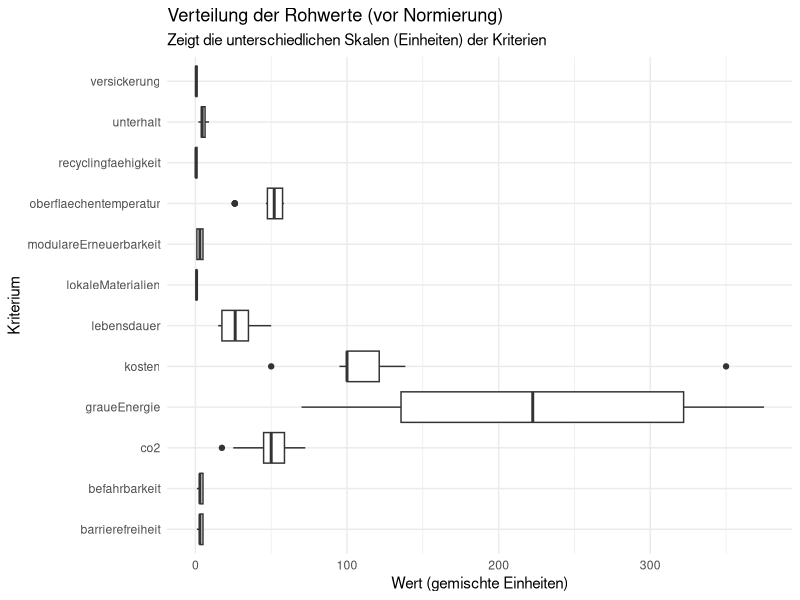
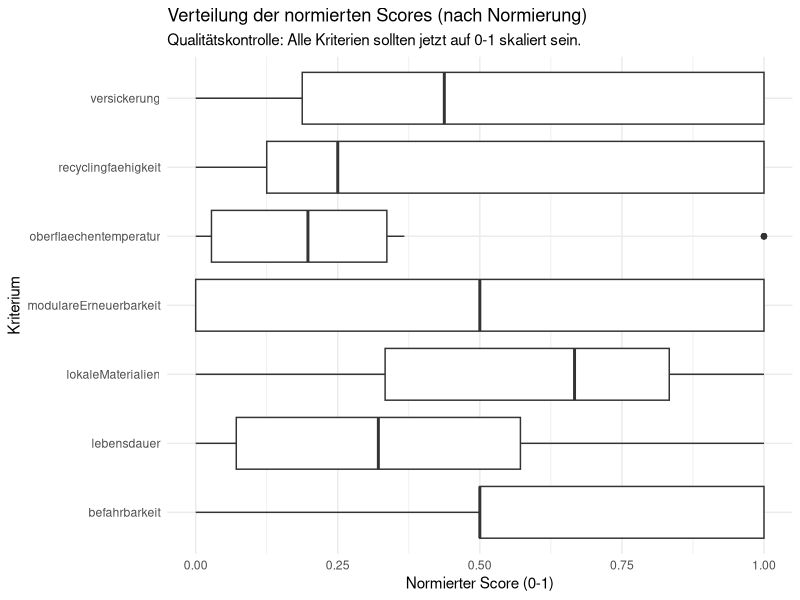
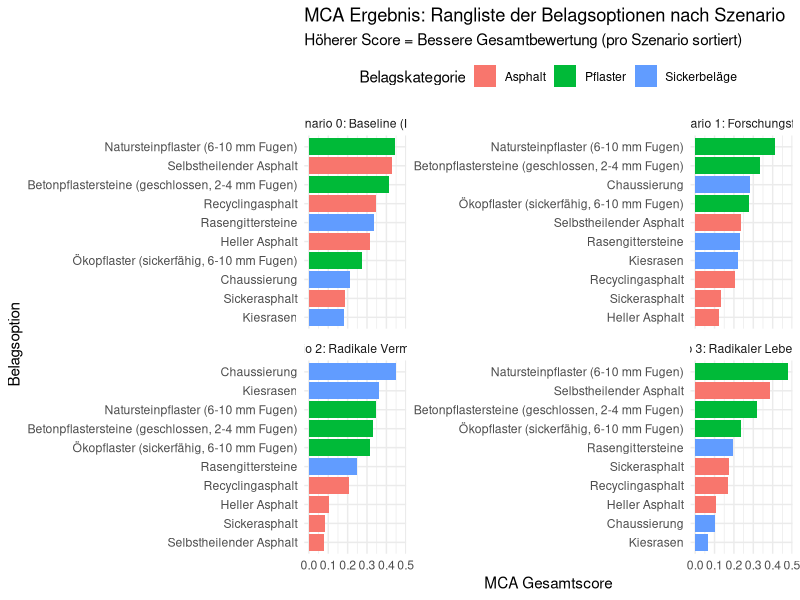
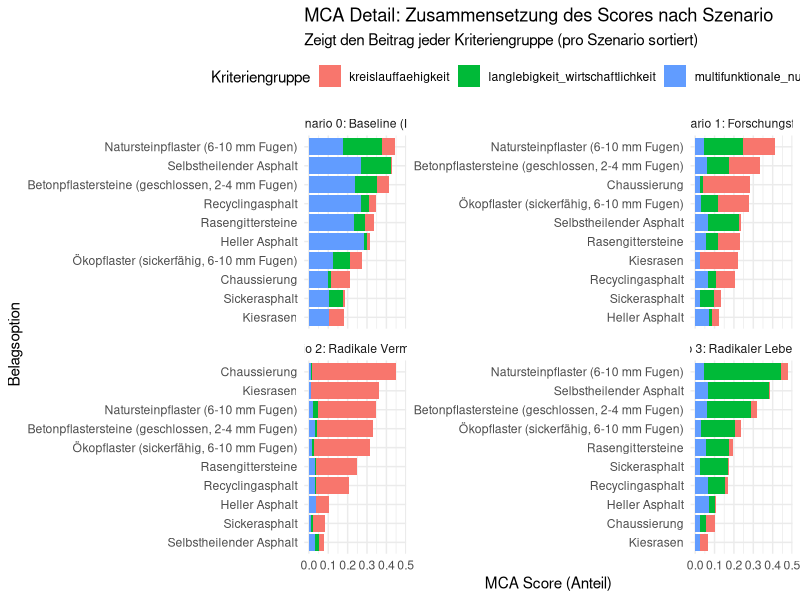
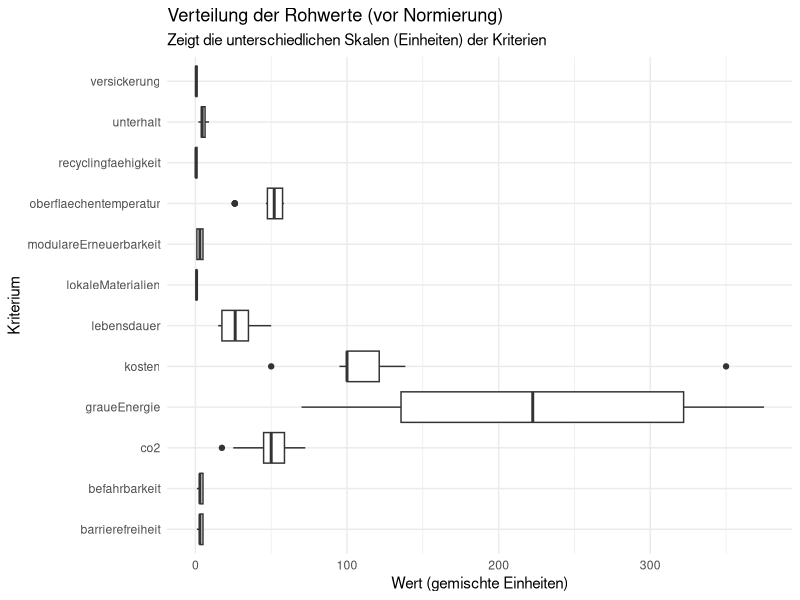
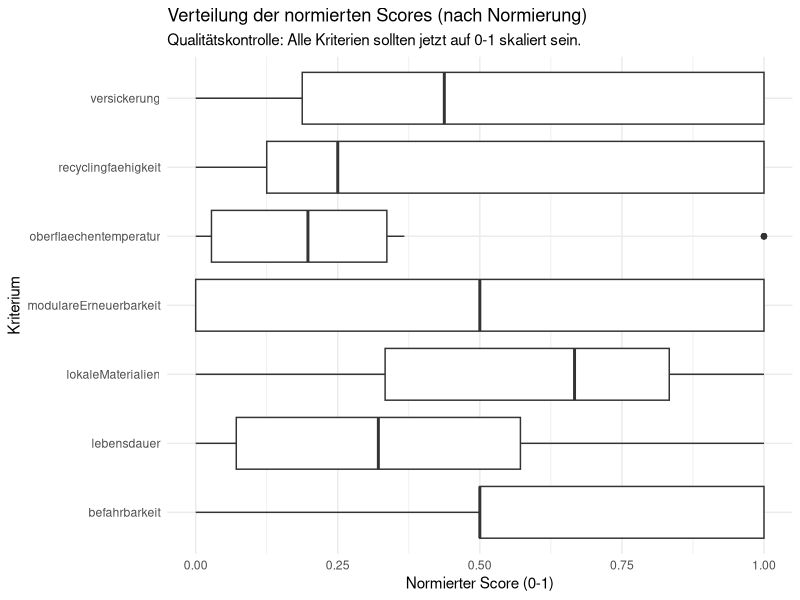
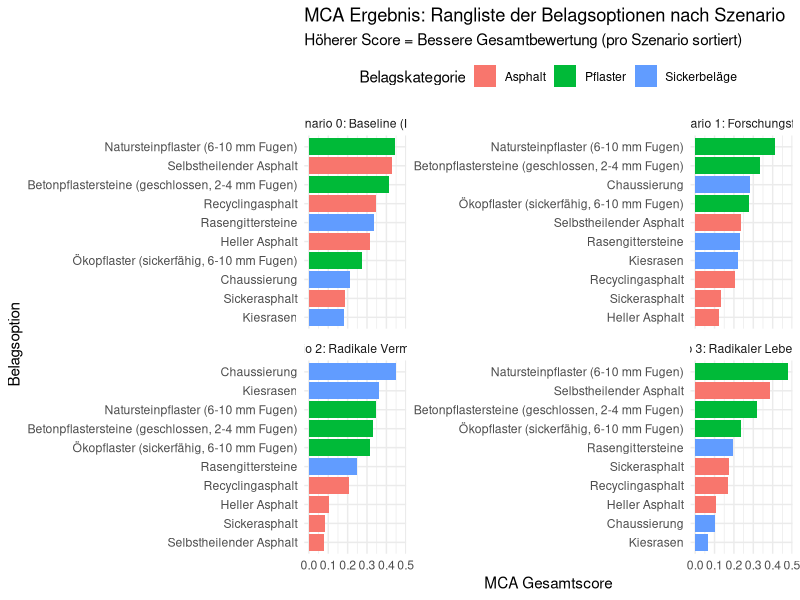
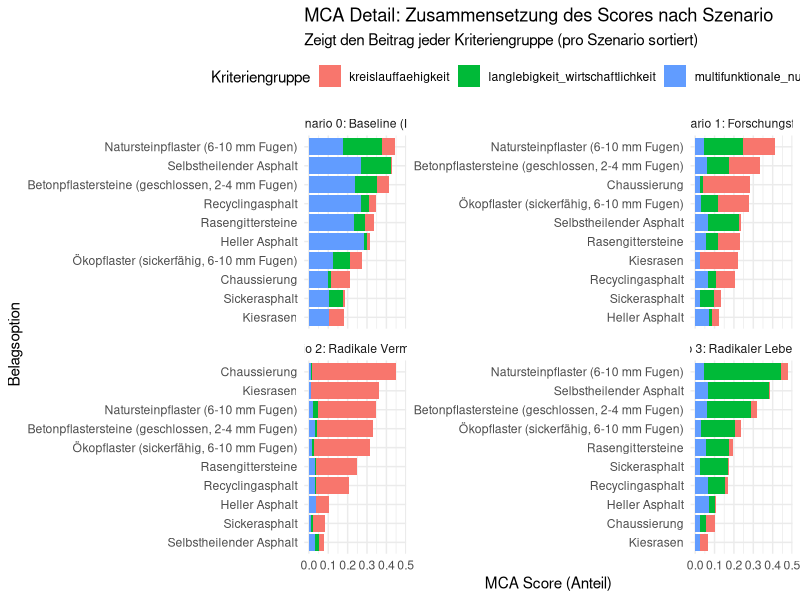

The R script that drew these images, in order: (Note: this script raises an error after producing the figures.)
## ---- chunk 1

library(tidyverse)
library(readr)
library(ggplot2)
library(forcats)
library(tidytext)

## ---- chunk 2

## 1. Daten Importieren

# Liest die Rohdaten für die Beläge ein
df_belaege_raw <- read_delim(
  "01_data_input/Belaege_normiert.csv",
  delim = ";"
)

# Liest die Gewichtungen für alle vier Szenarien ein
weights_s0_raw <- read_delim(
  "01_data_input/Belaege_Gewichtung_Szenario0.csv",
  delim = ";"
)
weights_s1_raw <- read_delim(
  "01_data_input/Belaege_Gewichtung_Szenario1.csv",
  delim = ";"
)
weights_s2_raw <- read_delim(
  "01_data_input/Belaege_Gewichtung_Szenario2.csv",
  delim = ";"
)
weights_s3_raw <- read_delim(
  "01_data_input/Belaege_Gewichtung_Szenario3.csv",
  delim = ";"
)
## ---- chunk 3

# A. Bereinigung der Rohdaten (Belaege_normiert.csv)
df_belaege <- df_belaege_raw %>%
  select(belagskategorie, option, everything()) 

# B. Bereinigung der Gewichtungen (ALLE SZENARIEN)
# Wir fügen den Roh-Dateien die Szenario-Namen hinzu
df_weights_s0 <- weights_s0_raw %>%
  mutate(szenario = "Szenario 0: Baseline (IST)")
df_weights_s1 <- weights_s1_raw %>%
  mutate(szenario = "Szenario 1: Forschungsfokus")
df_weights_s2 <- weights_s2_raw %>%
  mutate(szenario = "Szenario 2: Radikale Vermeidung")
df_weights_s3 <- weights_s3_raw %>%
  mutate(szenario = "Szenario 3: Radikaler Lebenszyklus")

# Jetzt binden wir sie zu einer finalen Gewichtungs-Tabelle zusammen
df_weights <- bind_rows(df_weights_s0, df_weights_s1, df_weights_s2, df_weights_s3) %>%

# Berechne das Gesamtgewicht (gewicht) aus den Rohspalten,
mutate(
  gewicht = group_weight * within_group_weight
) %>%
 
# umbenennen für den Join
rename(
  bewertungskategorie = criterion_id
) %>%
  
# Auswählen der Spalten, die der Rest des Skripts braucht
select(szenario, bewertungskategorie, gewicht, group_id)

print(df_weights, n = 48)

## ---- chunk 4
# 3.1 Wide-to-Long: Transformation der Rohdaten
# Ziel: Die Kriterien-Spalten (z.B. lebensdauer, kosten) in Zeilen umwandeln,
# damit sie mit der Gewichtungstabelle verknüpft werden kann.

df_belaege_long <- df_belaege %>%
  pivot_longer(
    # Wählt alle Spalten von 'lebensdauer' bis 'barrierefreiheit' aus.
    cols = c(lebensdauer:barrierefreiheit), 
    # Die Spaltennamen (z.B. "lebensdauer") kommen in die neue Spalte "bewertungskategorie".
    names_to = "bewertungskategorie", 
    # Die Werte (z.B. 22.5) kommen in die neue Spalte "wert".
    values_to = "wert"
  )

# 3.2 JOIN: Verknüpfung der Long-Tabelle mit der Gewichtungstabelle
# Ziel: Jede Kriteriums-Zeile (z.B. "lebensdauer") mit ihrem 
# entsprechenden Gewicht (z.B. 0.1) anreichern.

df_belaege_joined <- df_belaege_long %>%
  # Verknüpft die 'df_belaege_long' (linke Tabelle) mit 'df_weights' (rechte Tabelle).
  # Die Verknüpfung ("der Schlüssel") ist die Spalte "bewertungskategorie",
  # die jetzt in beiden Tabellen identisch heisst.
  left_join(df_weights, by = "bewertungskategorie",# Diese Zeile sagt R, dass wir den Many-to-Many-Join erwarten
            relationship = "many-to-many" 
  )


## ---- chunk 5

# Boxplot der Rohwerte
plot_rohwerte <- ggplot(df_belaege_joined, aes(x = bewertungskategorie, y = wert)) +
  geom_boxplot() +
  # coord_flip() dreht die Achsen, damit die Namen lesbar sind
  coord_flip() +
  labs(
    title = "Verteilung der Rohwerte (vor Normierung)",
    subtitle = "Zeigt die unterschiedlichen Skalen (Einheiten) der Kriterien",
    x = "Kriterium",
    y = "Wert (gemischte Einheiten)"
  ) +
  theme_minimal()

print(plot_rohwerte)
ggsave("02_export/plots/check_01_rohwerte_verteilung.png", plot = plot_rohwerte, width = 10, height = 7)

## ---- chunk 6

# 5.1 Definieren, welche Kriterien 'schlechter' sind, wenn sie 'höher' sind

kriterien_lower_is_better <- c(
  "kosten", 
  "unterhalt", 
  "co2", 
  "graueEnergie",
  "oberflaechentemperatur" 
)

# 5.2 Min-Max-Skalierung (Normierung)
# Aufgeteilt in zwei Schritte für die Überprüfung

# Schritt 5.2a: Min/Max-Werte berechnen und in einer Zwischentabelle speichern
df_belaege_with_minmax <- df_belaege_joined %>%
  filter(!is.na(wert)) %>% # NAs im Wert ignorieren
  filter(!is.na(gewicht)) %>% # NAs im Gewicht ignorieren (wichtig!)
  group_by(bewertungskategorie) %>%
  # 1. Min und Max für jedes Kriterium finden
  mutate(
    min_wert = min(wert, na.rm = TRUE),
    max_wert = max(wert, na.rm = TRUE)
  ) %>%
  ungroup()

# Überprüfung der Min/Max-Werte: Erstellt eine kleine, saubere Tabelle, die nur die Min/Max-Werte zeigt
df_min_max_summary <- df_belaege_with_minmax %>%
  select(bewertungskategorie, min_wert, max_wert) %>%
  distinct() # Zeigt jede Kategorie nur einmal an

print("--- Min/Max-Werte pro Kriterium (für Normierung) ---")
print(df_min_max_summary)
# --------------------------------------------------------


# Schritt 5.2b: Skalierung auf 0-1 berechnen
# Wir nehmen die Tabelle aus 5.2a und rechnen weiter
df_belaege_normalized <- df_belaege_with_minmax %>%
  # 2. Skalieren auf 0-1
  mutate(
    # Sonderfall: Wenn Min und Max gleich sind (nur ein Wert), setze Score auf 1
    score_normiert = case_when(
      (max_wert - min_wert) == 0 ~ 1,
      
      # Normale Skalierung (higher is better), ! bedeutet NICHT in kriterien_lower_is_better Liste enthalten
      !(bewertungskategorie %in% kriterien_lower_is_better) ~ (wert - min_wert) / (max_wert - min_wert),
      
      # Invertierte Skalierung (lower is better)
      bewertungskategorie %in% kriterien_lower_is_better ~ 1 - ((wert - min_wert) / (max_wert - min_wert))
    )
  )

## ---- chunk 7
# Boxplot der normierten Scores
plot_normiert <- ggplot(df_belaege_normalized, aes(x = bewertungskategorie, y = score_normiert)) +
  geom_boxplot() +
  coord_flip() +
  # Setzt die Y-Achse fix auf 0 bis 1
  scale_y_continuous(limits = c(0, 1)) +
  labs(
    title = "Verteilung der normierten Scores (nach Normierung)",
    subtitle = "Qualitätskontrolle: Alle Kriterien sollten jetzt auf 0-1 skaliert sein.",
    x = "Kriterium",
    y = "Normierter Score (0-1)"
  ) +
  theme_minimal()

print(plot_normiert)
ggsave("02_export/plots/check_02_normierte_scores.png", plot = plot_normiert, width = 10, height = 7)
## ---- chunk 8

# 7.1 Berechnung des gewichteten Scores
# (Keine Änderung hier, 'gewicht' ist jetzt pro Szenario unterschiedlich)
df_mca_calculated <- df_belaege_normalized %>%
  mutate(
    MCA_score_kriterium = score_normiert * gewicht
  )

# 7.2 Aggregation 
# Wir gruppieren jetzt AUCH nach 'szenario'
df_mca_total <- df_mca_calculated %>%
  group_by(szenario, belagskategorie, option) %>% # <-- 'szenario' hinzugefügt
  summarise(
    MCA_gesamtscore = sum(MCA_score_kriterium, na.rm = TRUE)
  ) %>%
  ungroup() %>%
  # Wir sortieren erst nach Szenario, dann nach Score
  arrange(szenario, desc(MCA_gesamtscore)) 

# Anzeigen der Ergebnisse (jetzt 40 Zeilen, 10 pro Szenario)
print("--- MCA Gesamtergebnis (sortiert) ---")
print(df_mca_total, n = 40) # n=40, um alle Ergebnisse zu sehen

## ---- chunk 9
#| label: fig-mca-plots
#| fig.width: 14
#| fig.height: 12
#| out.width: "95%"
#| out.height: "auto"


# Plot 1: Gesamtergebnis (Ranking)
plot_mca_total <- ggplot(df_mca_total, 
       aes(x = MCA_gesamtscore, 
           y = tidytext::reorder_within(option, MCA_gesamtscore, szenario),
           fill = belagskategorie)) +
  geom_col() +
  tidytext::scale_y_reordered() +
  
  # facet_wrap erstellt automatisch ein 2x2 Grid für die 4 Szenarien
  facet_wrap(~ szenario, scales = "free_y") + 
  
  labs(
    title = "MCA Ergebnis: Rangliste der Belagsoptionen nach Szenario",
    subtitle = "Höherer Score = Bessere Gesamtbewertung (pro Szenario sortiert)",
    x = "MCA Gesamtscore",
    y = "Belagsoption",
    fill = "Belagskategorie"
  ) +
  theme_minimal() +
  theme(legend.position = "top")

print(plot_mca_total)
# --- ANGEPASSTE DIMENSIONEN (für 2x2 Grid) ---
ggsave("02_export/plots/mca_gesamtergebnis_alle_szenarien.png", 
       plot = plot_mca_total, width = 12, height = 10)
# --------------------------------------------

# Plot 2: Detail-Zusammensetzung (Gestapeltes Diagramm)
# 1. Daten vorbereiten 
df_mca_groups <- df_mca_calculated %>%
  group_by(szenario, belagskategorie, option, group_id) %>% 
  summarise(gruppen_score = sum(MCA_score_kriterium, na.rm = TRUE)) %>%
  ungroup() %>%
  left_join(df_mca_total, by = c("szenario", "belagskategorie", "option"))

# 2. Gestapeltes Diagramm plotten
plot_mca_stacked <- ggplot(df_mca_groups, 
       aes(x = gruppen_score, 
           y = tidytext::reorder_within(option, MCA_gesamtscore, szenario), 
           fill = group_id)) +
  geom_col(position = "stack") +
  tidytext::scale_y_reordered() +
  
  # facet_wrap erstellt automatisch ein 2x2 Grid
  facet_wrap(~ szenario, scales = "free_y") +
  
  labs(
    title = "MCA Detail: Zusammensetzung des Scores nach Szenario",
    subtitle = "Zeigt den Beitrag jeder Kriteriengruppe (pro Szenario sortiert)",
    x = "MCA Score (Anteil)",
    y = "Belagsoption",
    fill = "Kriteriengruppe"
  ) +
  theme_minimal() +
  theme(legend.position = "top")

print(plot_mca_stacked)
# --- ANGEPASSTE DIMENSIONEN (für 2x2 Grid) ---
ggsave("02_export/plots/mca_detail_gruppen_alle_szenarien.png", 
       plot = plot_mca_stacked, width = 14, height = 10)

## ---- chunk 10

# 1. Speichern der finalen MCA-Rangliste (alle 30 Zeilen)
write_csv2(
  df_mca_total,
  file = "02_export/tables/mca_rangliste_alle_szenarien.csv"
)

# 2. Speichern der kompletten Berechnungs-Details (alle 360+ Zeilen)
write_csv2(
  df_mca_calculated,
  file = "02_export/tables/mca_details_berechnung_alle_szenarien.csv"
)
